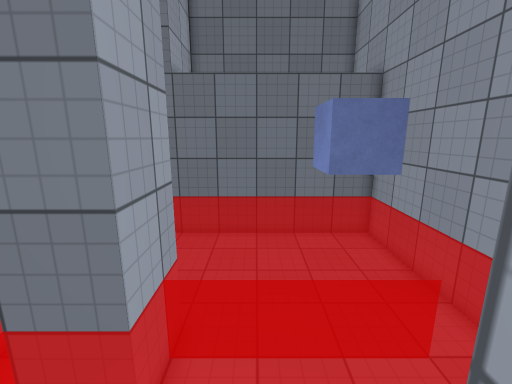
view 1 (above)

15 first-person views from a walk through a 3-D level made in the Unity game engine. The camera is 1.5 m above the floor, tilts 12° down and sees 90° across. Doors are open. The floor is counted in squares, 0.5 m on a side. Each view is taken from the middle of a square. On the plan, view 1 faces up. The plan holds only what a view shows up to about 19 squares ahead; the rest is blank. The place goes on beyond the plan. Surface patterns are stand-ins for the level's own textures.

view 2
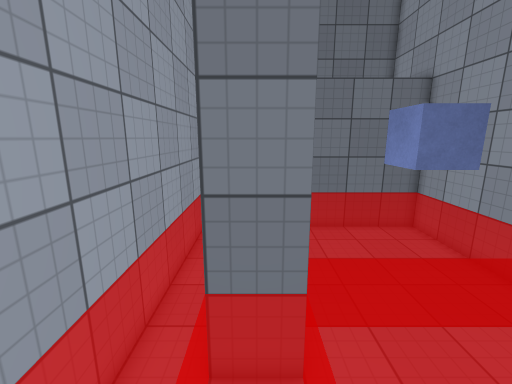

view 3
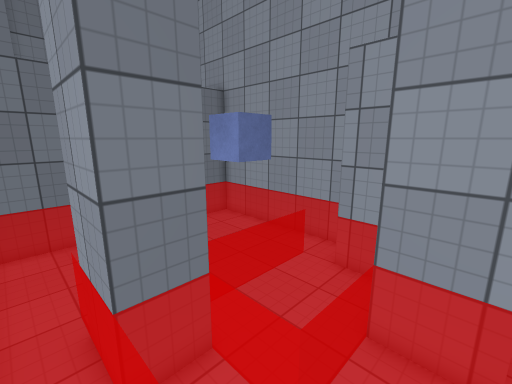

view 4
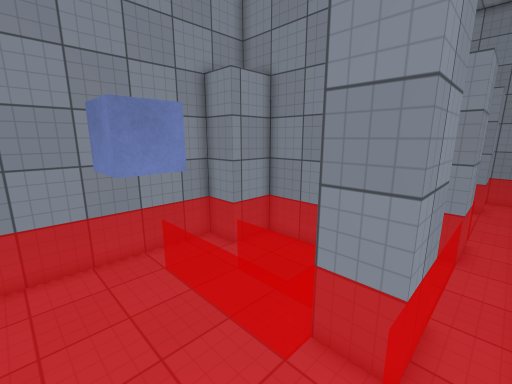

view 5
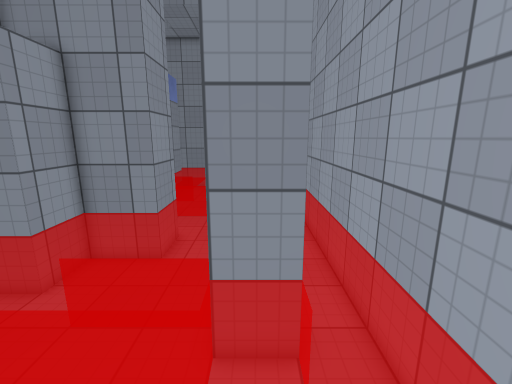

view 6
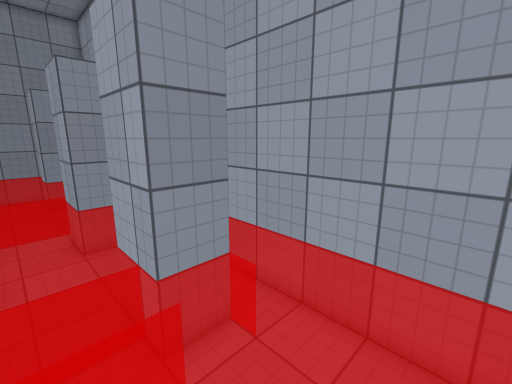

view 7
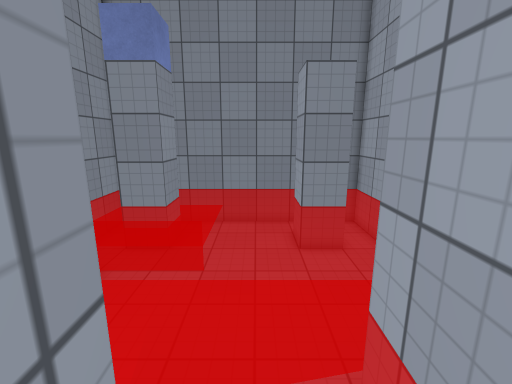

view 8
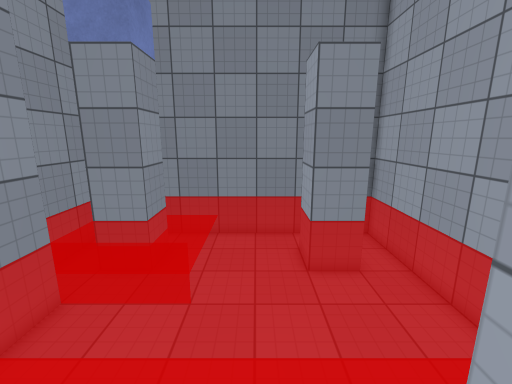

view 9
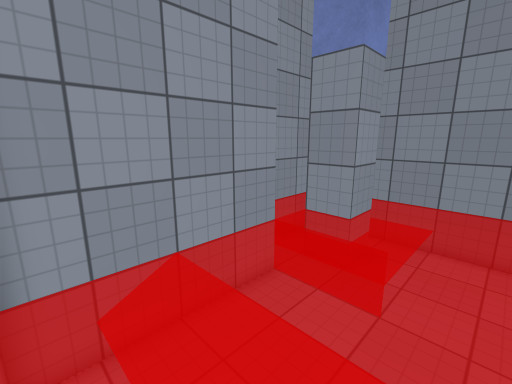

view 10
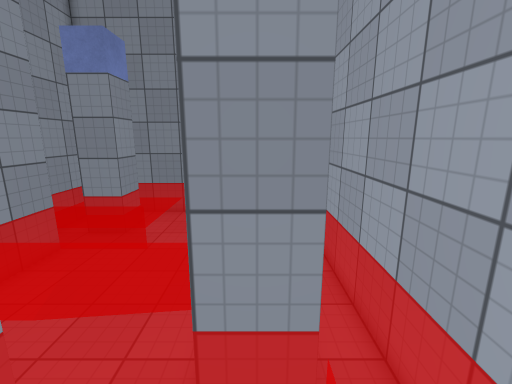

view 11
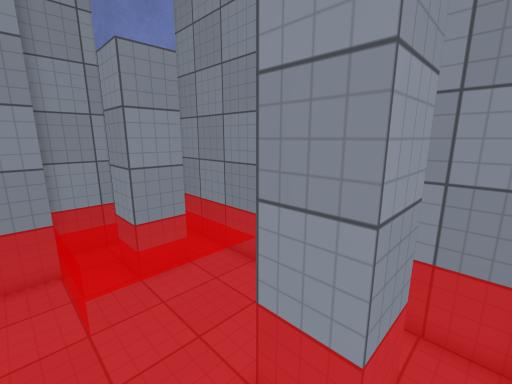

view 12
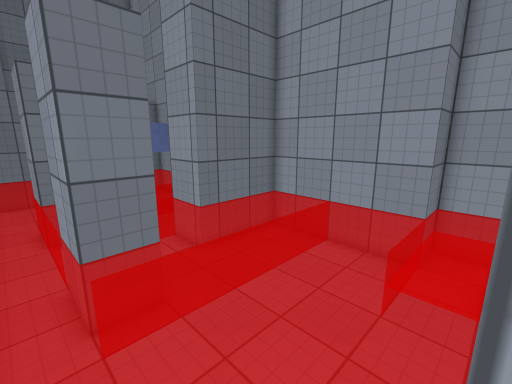

view 13
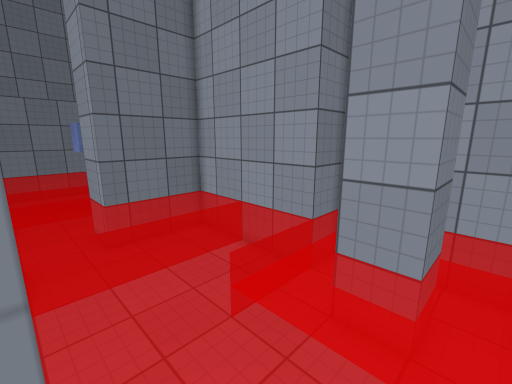

view 14
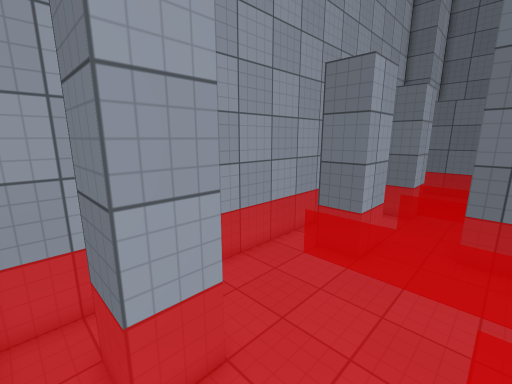

view 15
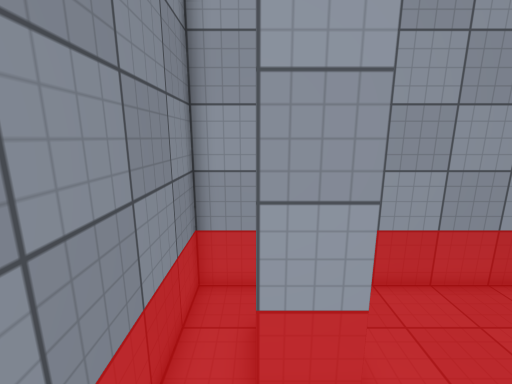

### Floor plan
Points are (right, up) in squares from view 1. A wall is a line through its corners. A room is listed if a view was taken in it or the views show most of it. See-through windows are left out.
Room 1 (views 1, 2, 3, 7, 8, 9, 10)
walls: (-4, -1.5) (-2, -1.5) (-2, -2.5); (-2, 3.5) (-4, 3.5) (-4, 6); (1, -1.5) (1, 1); (-6, 6.5) (-6, -1.5)
ways out: opening at (-5, -1) to room 3; opening at (-0.5, -2) to room 3
Room 2 (views 4, 5, 6)
walls: (2, 7) (2, 9) (4, 9); (-4, 6) (-2, 6); (4, 3.5) (6, 3.5) (6, 13) (-5.2, 13); (-6, 12.5) (-6, 6.5)
Room 3 (views 11, 12, 13, 14, 15)
walls: (-2, -11) (-2, -13) (-4, -13) (-4, -11) (-2, -11); (-2, -2.5) (-2, -4) (-4, -4) (-4, -1.5); (6.1, -13) (4, -13) (4, -11) (6, -11); (-6, -1.5) (-6, -15) (7.6, -15); (8, -14.8) (8, -9) (6, -9) (6, -1.5) (1, -1.5)
ways out: opening at (-5, -1) to room 1; opening at (-0.5, -2) to room 1

Where each view was taken, in squares from view 1:
view 1: 0 up, 0 right, facing up
view 2: 1 down, 3 left, facing up
view 3: 1 down, 5 left, facing up-right
view 4: 11 up, 5 left, facing down-right
view 5: 11 up, 3 left, facing down
view 6: 11 up, 0 right, facing down-left
view 7: 0 up, 0 right, facing down
view 8: 2 down, 0 right, facing down
view 9: 2 down, 0 right, facing down-right
view 10: 2 up, 3 left, facing down
view 11: 8 down, 5 left, facing down-right
view 12: 11 down, 5 left, facing up-right
view 13: 14 down, 2 left, facing up-right
view 14: 14 down, 2 right, facing up-left
view 15: 13 down, 2 right, facing left
